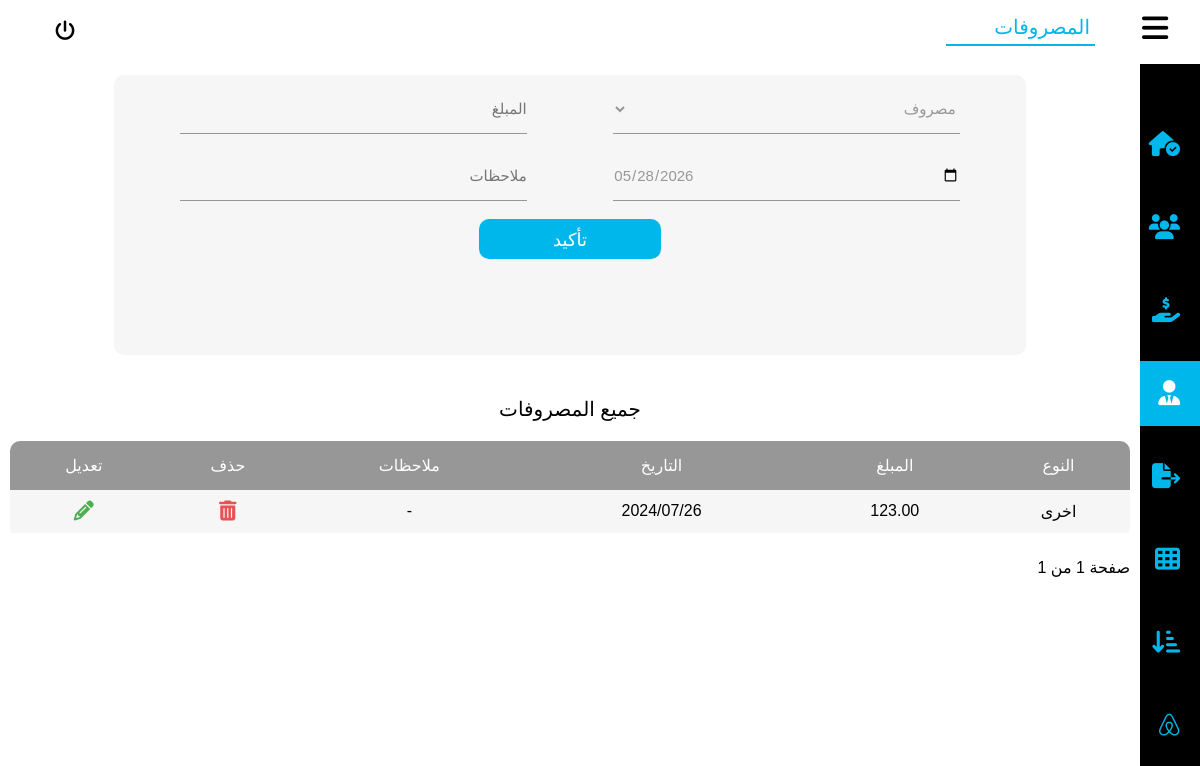
/loses, run on the app's committed database.
### user/models.py (models this page shows)
class Lose(models.Model):
    lose_type = models.CharField(max_length=100, blank=True, null=True)
    lose_money = models.DecimalField(max_digits=10, decimal_places=2, blank=True, null=True)
    date = models.DateTimeField(blank=True, null=True)
    notes = models.CharField(max_length=100, blank=True, null=True)

### user/views.py (the view)
# urls.py: path('loses',views.loses, name='loses' ),
def loses(request):
    page = request.GET.get('page')
    loses_list = paginate(Lose.objects.all().order_by("-date"), page, per_page=20)
    if "addLose" in request.POST:
        return _handle_add_lose(request)
    return render(request, 'loses.html', {'loses': loses_list})

### user/views.py (called while the page is built)
def paginate(queryset, page, per_page=20):
    paginator = Paginator(queryset, per_page)
    try:
        return paginator.page(page)
    except PageNotAnInteger:
        return paginator.page(1)
    except EmptyPage:
        return paginator.page(paginator.num_pages)

### templates/loses.html (shortened to what this page needs)
{% load static %}
<!DOCTYPE html>
<html lang="en">
    <head>
    <link rel="stylesheet" href=" {% static "css/style.css" %} ">
    <link rel="stylesheet" href=" {% static "css/all.min.css" %} ">
    <link rel="stylesheet" href=" {% static "css/fontawesome.min.css" %} ">
</head>
<body>
    <header>
        <div class="main">
            <div class="minhead">
                <i class="fa-solid fa-bars" id="rightconexpend"></i>
            </div>
            <ul>
                <li class="selected"><a href="{% url "loses" %}">المصروفات</a></li>
            </ul>
        </div>
        <div class="username">
                <a href="{% url "logout" %}"><i class="fa-solid fa-power-off"></i></a>
        </div>
    </header>
    <div class="backcon">
        <div class="rightcon">
            <div class="minhead">
                <i class="fa-solid fa-bars" id="rightconexpend"></i>
            </div>
            <ul>
                <a href="{% url "home" %}">
                    <li>
                        <i class="fa-solid fa-house-circle-check"></i>
                    </li>
                </a>
                <a href= "{% url "sales" %}">
                    <li>
                        <i class="fa-solid fa-users"></i>
                    </li>
                </a>
                <a href="{% url "tempsales" %}">
                    <li>
                        <i class="fa-solid fa-hand-holding-dollar"></i>
                    </li>
                </a>
                <a href="{% url "loses" %}">
                    <li class="activeli">
                        <i class="fa-solid fa-user-tie"></i>
                    </li>
                </a>
                <a href="{% url "items" %}">
                    <li>
                        <i class="fa-solid fa-file-export"></i>
                    </li>
                </a>
                <a href="{% url "profits" %}">
                    <li>
                        <i class="fa-solid fa-table-cells"></i>
                    </li>
                </a>
                <a href="{% url "shorts" %}">
                    <li>
                        <i class="fa-solid fa-arrow-down-short-wide"></i>
                    </li>
                </a>
                <a href="{% url "daycome" %}">
                    <li>
                        <i class="fa-brands fa-airbnb"></i>
                    </li>
                </a>
            </ul>
        </div>
        <div class="leftcon">
            <form method="post" action="" class="othersell">
                <div class="addinputs">
                    <select name="lose_type" class="search_bar" id="">
                        <option value="مصروف">مصروف</option>
                    </select>
                    <input name='lose_money'  type="number" id="papers" class="search_bar" min="1" required placeholder="المبلغ">
                    <input name='date'  type="date" id="papers" class="search_bar" min="1" required placeholder="التاريخ">
                    <input name='notes' step="0.01"  type="text" id="price" class="search_bar" min="0" placeholder="ملاحظات">
                </div>
                <button name="addLose" class="sellbtn">تأكيد</button>
            </form>
            {% if loses %}
            <div class="status">
                <h2>جميع المصروفات</h2>
                <div style="width: 100%; overflow: scroll; height: fit-content;">
                    <table class="sellstable">
                        <thead>
                            <tr>
                                <th>النوع</th>
                                <th>المبلغ</th>
                                <th>التاريخ</th>
                                <th>ملاحظات</th>
                                <th>حذف</th>
                                <th>تعديل</th>
                            </tr>
                        </thead>
                        <tbody>
                            {% for lose in loses %}
                            <tr>
                                <td>{{lose.lose_type}}</td>
                                <td>{{lose.lose_money}}</td>
                                <td>{{lose.date|date:"20y/m/d"}}</td>
                                <td>{{lose.notes}}</td>
                                <td><button class="sellsdel" id="sellsdel" metadata='
                                    <form method="post" action="{% url "loseDelete" lose.id %}" style="width: 100%;display: flex;align-items: center;justify-content: center;flex-direction: column;">
                                        {% csrf_token %}
                                        <div class="addsell" style="padding: 20px;flex-direction:column;">
                                            <h3 style="color:#3D4B64;">حذف المصروف</h3>
                                            <h3 style="color:#FF0000;">"حذف المصروف سيؤدى الى حذف جميع المتعلقات به"</h3>
                                            <br>
                                            <i class="fa-regular fa-trash-can" style="color: #ff3333;font-size: 100px;"></i>
                                            <br>
                                        </div>
                                        <button name="loseDelete" class="sellbtn">حذف</button>
                                    </form>
                                    '><i class="fa-solid fa-trash-can"></i></button></td>
                                    <td><button class="sellsup" id="sellsup" metadata='
                                    <form method="post" action="{% url "loseUpdate" lose.id %}" style="width: 100%;display: flex;align-items: center;justify-content: center;flex-direction: column;">
                                        {% csrf_token %}
                                        <h3 style="color:#3D4B64;">تعديل مصروف</h3>
                                        <div class="addsell">
                                            <div class="wraper">
                                                <div class="first">
                                                    <div class="first">
                                                        <input value="{{lose.lose_type}}" type="text" name="lose_type" id="" class="search_bar" required>
                                                        <span>النوع</span>
                                                    </div>
                                                </div>
                                            </div>
                                            <div class="wraper" style="width: 20%;">
                                                <div class="second">
                                                    <input value="{{lose.lose_money}}"  min="1" name="lose_money" type="number" id="search_bar" class="search_bar" required>
                                                    <span>المبلغ</span>
                                                </div>
                                            </div>
                                            <div class="wraper">
                                                <div class="first">
                                                    <div class="first">
                                                        <input value="{{lose.notes}}" type="text" name="notes" id="" class="search_bar" required>
                                                        <span>ملاحظات</span>
                                                    </div>
                                                </div>
                                            </div>
                                        </div>
                                        <button name="loseUpdate" class="sellbtn">تعديل</button>
                                    </form>
                                    '><i class="fa-solid fa-pencil"></i></button></td>
                                </tr>
                                {% endfor %}
                            </tbody>
                    </table>
                    </div>
                    <div class="btnnav">
                        <div>
                            <p>صفحة {{ loses.number }} من {{ loses.paginator.num_pages }}</p>
                        </div>
                    </div>
                </div>
            </div>
            {% else %}
            <h2 style="width: 100%;text-align: center;margin-top: 10%;">لا يوجد مصروفات حتى الان</h2>
            {% endif %}
    </div>
</body>
</html>

### data on the page
Lose: lose_type "اخرى", lose_money "123.00", date "2024/07/26", notes "-"

### other printed values
{{ loses.paginator.num_pages }} "1"
